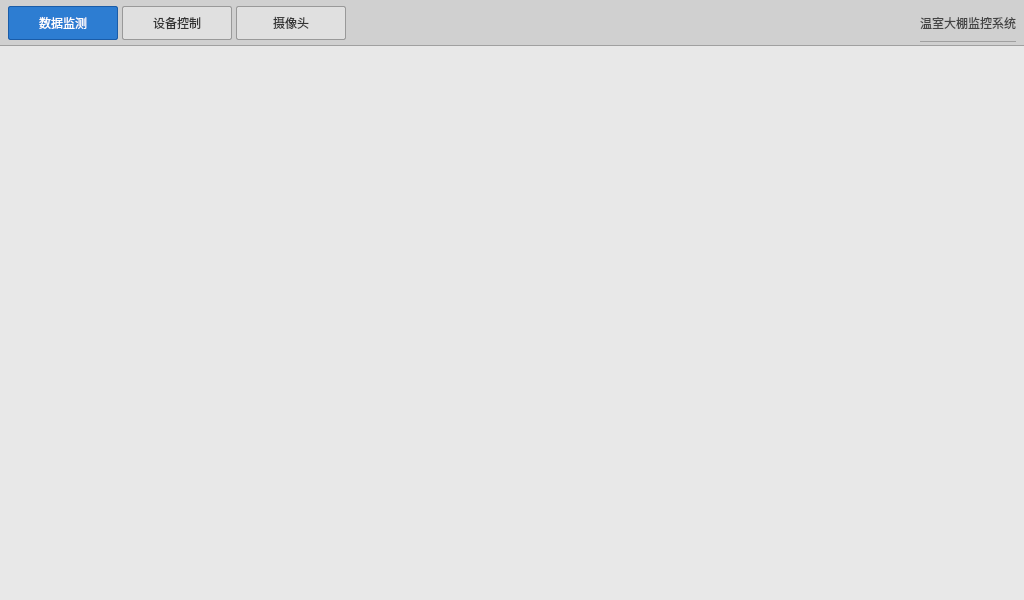
<?xml version="1.0" encoding="UTF-8"?>
<ui version="4.0">
 <class>Widget</class>
 <widget class="QWidget" name="Widget">
  <property name="geometry">
   <rect><x>0</x><y>0</y><width>1024</width><height>600</height></rect>
  </property>
  <property name="windowTitle">
   <string>温室监控</string>
  </property>
  <property name="styleSheet">
   <string notr="true">background-color: #e8e8e8;</string>
  </property>
  <layout class="QVBoxLayout" name="mainLayout">
   <property name="spacing"><number>0</number></property>
   <property name="leftMargin"><number>0</number></property>
   <property name="topMargin"><number>0</number></property>
   <property name="rightMargin"><number>0</number></property>
   <property name="bottomMargin"><number>0</number></property>
   <item>
    <widget class="QWidget" name="navBar" native="true">
     <property name="minimumSize"><size><width>0</width><height>46</height></size></property>
     <property name="maximumSize"><size><width>16777215</width><height>46</height></size></property>
     <property name="styleSheet"><string notr="true">background-color: #d0d0d0; border-bottom: 1px solid #a0a0a0;</string></property>
     <layout class="QHBoxLayout" name="navLayout">
      <property name="spacing"><number>4</number></property>
      <property name="leftMargin"><number>8</number></property>
      <property name="topMargin"><number>4</number></property>
      <property name="rightMargin"><number>8</number></property>
      <property name="bottomMargin"><number>4</number></property>
      <item>
       <widget class="QPushButton" name="btnNavData">
        <property name="minimumSize"><size><width>110</width><height>34</height></size></property>
        <property name="text"><string>数据监测</string></property>
        <property name="checkable"><bool>true</bool></property>
        <property name="checked"><bool>true</bool></property>
        <property name="styleSheet"><string notr="true">
         QPushButton { font: 12pt "Microsoft YaHei"; color: #333; background: #e0e0e0; border: 1px solid #999; border-radius: 2px; padding: 4px 10px; }
         QPushButton:checked { color: #fff; background: #2d7dd2; border: 1px solid #1a5ca8; }
         QPushButton:hover:!checked { background: #d5d5d5; }
        </string></property>
       </widget>
      </item>
      <item>
       <widget class="QPushButton" name="btnNavControl">
        <property name="minimumSize"><size><width>110</width><height>34</height></size></property>
        <property name="text"><string>设备控制</string></property>
        <property name="checkable"><bool>true</bool></property>
        <property name="styleSheet"><string notr="true">
         QPushButton { font: 12pt "Microsoft YaHei"; color: #333; background: #e0e0e0; border: 1px solid #999; border-radius: 2px; padding: 4px 10px; }
         QPushButton:checked { color: #fff; background: #2d7dd2; border: 1px solid #1a5ca8; }
         QPushButton:hover:!checked { background: #d5d5d5; }
        </string></property>
       </widget>
      </item>
      <item>
       <widget class="QPushButton" name="btnNavCamera">
        <property name="minimumSize"><size><width>110</width><height>34</height></size></property>
        <property name="text"><string>摄像头</string></property>
        <property name="checkable"><bool>true</bool></property>
        <property name="styleSheet"><string notr="true">
         QPushButton { font: 12pt "Microsoft YaHei"; color: #333; background: #e0e0e0; border: 1px solid #999; border-radius: 2px; padding: 4px 10px; }
         QPushButton:checked { color: #fff; background: #2d7dd2; border: 1px solid #1a5ca8; }
         QPushButton:hover:!checked { background: #d5d5d5; }
        </string></property>
       </widget>
      </item>
      <item>
       <spacer name="navSpacer">
        <property name="orientation"><enum>Qt::Horizontal</enum></property>
        <property name="sizeHint"><size><width>40</width><height>20</height></size></property>
       </spacer>
      </item>
      <item>
       <widget class="QLabel" name="titleLabel">
        <property name="text"><string>温室大棚监控系统</string></property>
        <property name="styleSheet"><string notr="true">font: bold 13pt "Microsoft YaHei"; color: #444; background: transparent;</string></property>
       </widget>
      </item>
     </layout>
    </widget>
   </item>
   <item>
    <widget class="QStackedWidget" name="pageStack">
     <property name="styleSheet"><string notr="true">background-color: #e8e8e8;</string></property>
    </widget>
   </item>
  </layout>
 </widget>
 <resources/>
 <connections/>
</ui>
